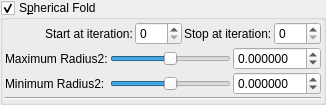
    <widget class="MyGroupBox" name="groupCheck_transf_function_enabledS_false">
     <property name="title">
      <string>S&amp;pherical Fold</string>
     </property>
     <property name="checkable">
      <bool>true</bool>
     </property>
     <layout class="QVBoxLayout" name="verticalLayout_21" stretch="0,0,0">
      <property name="spacing">
       <number>2</number>
      </property>
      <property name="leftMargin">
       <number>2</number>
      </property>
      <property name="topMargin">
       <number>2</number>
      </property>
      <property name="rightMargin">
       <number>2</number>
      </property>
      <property name="bottomMargin">
       <number>2</number>
      </property>
      <item>
       <layout class="QGridLayout" name="gridLayout_73">
        <property name="spacing">
         <number>2</number>
        </property>
        <item row="0" column="3">
         <widget class="QLabel" name="label_258">
          <property name="text">
           <string>Stop at iteration:</string>
          </property>
         </widget>
        </item>
        <item row="0" column="4">
         <widget class="MySpinBox" name="spinboxInt_transf_stop_iterations_S">
          <property name="sizePolicy">
           <sizepolicy hsizetype="Minimum" vsizetype="Maximum">
            <horstretch>0</horstretch>
            <verstretch>0</verstretch>
           </sizepolicy>
          </property>
          <property name="maximum">
           <number>250</number>
          </property>
         </widget>
        </item>
        <item row="0" column="1">
         <widget class="QLabel" name="label_257">
          <property name="text">
           <string>Start at iteration:</string>
          </property>
         </widget>
        </item>
        <item row="0" column="2">
         <widget class="MySpinBox" name="spinboxInt_transf_start_iterations_S">
          <property name="sizePolicy">
           <sizepolicy hsizetype="Minimum" vsizetype="Maximum">
            <horstretch>0</horstretch>
            <verstretch>0</verstretch>
           </sizepolicy>
          </property>
          <property name="maximum">
           <number>250</number>
          </property>
         </widget>
        </item>
        <item row="0" column="0">
         <spacer name="horizontalSpacer">
          <property name="orientation">
           <enum>Qt::Horizontal</enum>
          </property>
          <property name="sizeHint" stdset="0">
           <size>
            <width>40</width>
            <height>20</height>
           </size>
          </property>
         </spacer>
        </item>
       </layout>
      </item>
      <item>
       <layout class="QGridLayout" name="gridLayout_15">
        <property name="spacing">
         <number>2</number>
        </property>
        <item row="1" column="1">
         <widget class="QSlider" name="slider_transf_maxR2_1">
          <property name="sizePolicy">
           <sizepolicy hsizetype="Expanding" vsizetype="Maximum">
            <horstretch>0</horstretch>
            <verstretch>0</verstretch>
           </sizepolicy>
          </property>
          <property name="minimum">
           <number>-5000000</number>
          </property>
          <property name="maximum">
           <number>5000000</number>
          </property>
          <property name="value">
           <number>0</number>
          </property>
          <property name="sliderPosition">
           <number>0</number>
          </property>
          <property name="orientation">
           <enum>Qt::Horizontal</enum>
          </property>
         </widget>
        </item>
        <item row="2" column="2">
         <widget class="MyDoubleSpinBox" name="spinbox_transf_minR2_p25">
          <property name="sizePolicy">
           <sizepolicy hsizetype="Minimum" vsizetype="Maximum">
            <horstretch>0</horstretch>
            <verstretch>0</verstretch>
           </sizepolicy>
          </property>
          <property name="prefix">
           <string/>
          </property>
          <property name="suffix">
           <string/>
          </property>
          <property name="decimals">
           <number>6</number>
          </property>
          <property name="minimum">
           <double>-99.989999999999995</double>
          </property>
          <property name="maximum">
           <double>99.989999999999995</double>
          </property>
          <property name="singleStep">
           <double>0.100000000000000</double>
          </property>
         </widget>
        </item>
        <item row="1" column="0">
         <widget class="QLabel" name="label_5">
          <property name="text">
           <string>Maximum Radius2:</string>
          </property>
         </widget>
        </item>
        <item row="2" column="0">
         <widget class="QLabel" name="label_9">
          <property name="text">
           <string>Minimum Radius2:</string>
          </property>
         </widget>
        </item>
        <item row="1" column="2">
         <widget class="MyDoubleSpinBox" name="spinbox_transf_maxR2_1">
          <property name="sizePolicy">
           <sizepolicy hsizetype="Minimum" vsizetype="Maximum">
            <horstretch>0</horstretch>
            <verstretch>0</verstretch>
           </sizepolicy>
          </property>
          <property name="prefix">
           <string/>
          </property>
          <property name="suffix">
           <string/>
          </property>
          <property name="decimals">
           <number>6</number>
          </property>
          <property name="minimum">
           <double>-99.989999999999995</double>
          </property>
          <property name="maximum">
           <double>99.989999999999995</double>
          </property>
          <property name="singleStep">
           <double>0.100000000000000</double>
          </property>
         </widget>
        </item>
        <item row="2" column="1">
         <widget class="QSlider" name="slider_transf_minR2_p25">
          <property name="sizePolicy">
           <sizepolicy hsizetype="Expanding" vsizetype="Maximum">
            <horstretch>0</horstretch>
            <verstretch>0</verstretch>
           </sizepolicy>
          </property>
          <property name="minimum">
           <number>-5000000</number>
          </property>
          <property name="maximum">
           <number>5000000</number>
          </property>
          <property name="value">
           <number>0</number>
          </property>
          <property name="sliderPosition">
           <number>0</number>
          </property>
          <property name="orientation">
           <enum>Qt::Horizontal</enum>
          </property>
         </widget>
        </item>
       </layout>
      </item>
      <item>
       <widget class="Line" name="line_9">
        <property name="orientation">
         <enum>Qt::Horizontal</enum>
        </property>
       </widget>
      </item>
     </layout>
    </widget>
